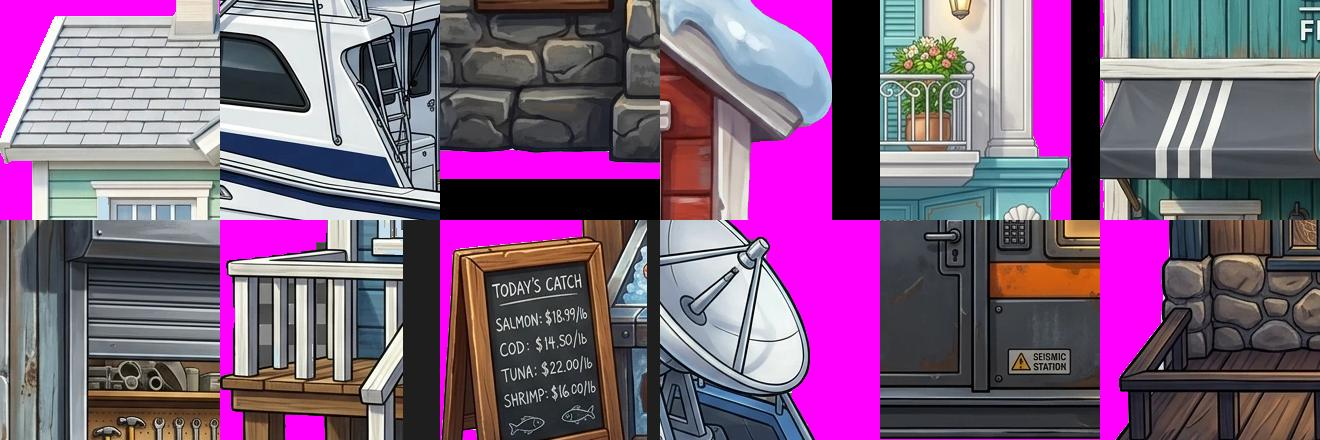

Source code (Python):
# Iter19: find densest checkerboard-like patch per sprite and save crops on magenta for review
import numpy as np
from PIL import Image
from scipy import ndimage

D = "/app/frontend/public/art/map/"
KEYS = ["house", "ship", "stone_cottage", "ice_shack", "pearl_shop", "tackle_shop", "bait_hut", "coast_hut", "market_stall", "research_hut", "vent_hut", "boathouse"]
crops = []
for k in KEYS:
    im = Image.open(D + k + ".webp").convert("RGBA")
    a = np.asarray(im).astype(int)
    rgb, op = a[..., :3], a[..., 3] > 128
    m = rgb.mean(-1)
    sat = rgb.max(-1) - rgb.min(-1)
    grey = op & (sat < 12)
    best = np.zeros(m.shape, bool)
    for sh in range(6, 20, 2):
        for ax in (0, 1):
            best |= grey & np.roll(grey, sh, axis=ax) & (np.abs(m - np.roll(m, sh, axis=ax)) > 30) & (np.abs(m - np.roll(m, 2 * sh, axis=ax)) < 8)
    dens = ndimage.uniform_filter(best.astype(float), 60)
    y, x = np.unravel_index(dens.argmax(), dens.shape)
    print(f"{k:14s} max_density={dens.max():.3f} at {x},{y}")
    bg = Image.new("RGBA", im.size, (255, 0, 255, 255)); bg.alpha_composite(im)
    c = bg.crop((max(0, x - 110), max(0, y - 110), x + 110, y + 110)).convert("RGB")
    crops.append(c)
W = Image.new("RGB", (220 * 6, 440), (30, 30, 30))
for i, c in enumerate(crops):
    W.paste(c, ((i % 6) * 220, (i // 6) * 220))
W.save("/app/tests/checker_crops.jpg", quality=75)
